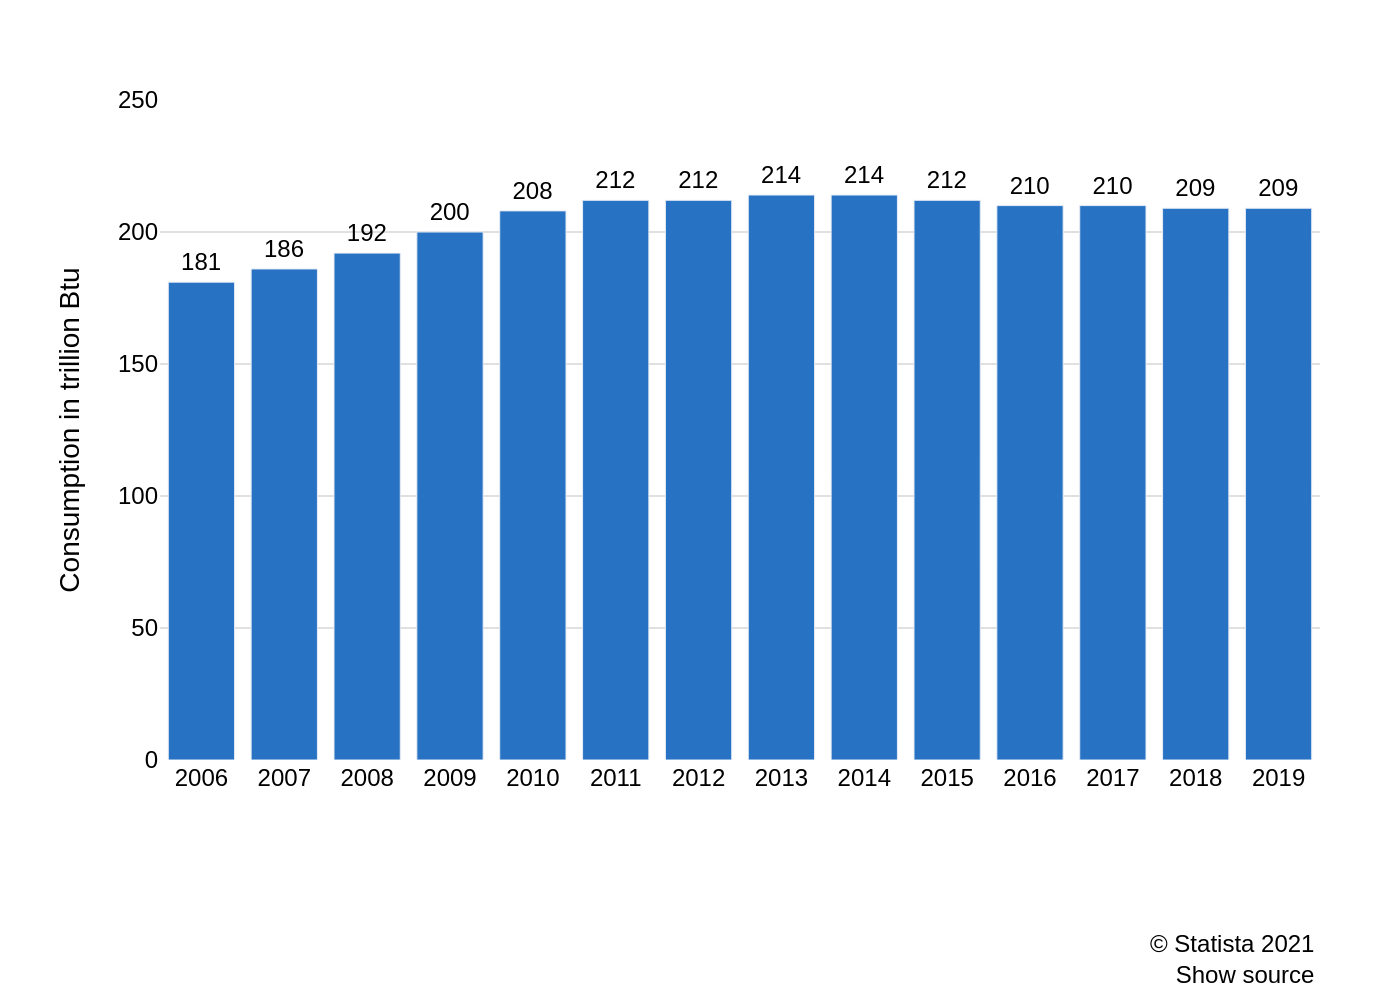

Recreate this plot in Python.
import sys
import json
import os
import plotly.graph_objects as go

# Check if a file path is provided
if len(sys.argv) != 2:
    print("Usage: python generate_chart.py <path_to_json_file>")
    sys.exit(1)

json_path = sys.argv[1]

# Check if the file exists
if not os.path.exists(json_path):
    print(f"Error: File not found at {json_path}")
    sys.exit(1)

# Read data from the JSON file
try:
    with open(json_path, 'r', encoding='utf-8') as f:
        chart_data = json.load(f)
except json.JSONDecodeError:
    print(f"Error: Invalid JSON format in {json_path}")
    sys.exit(1)

# Extract data for plotting
data_series = chart_data['chart_data']
categories = [item['category'] for item in data_series]
values = [item['value'] for item in data_series]

texts = chart_data['texts']
colors = chart_data['colors']

# Create the figure
fig = go.Figure()

# Add the bar trace
fig.add_trace(go.Bar(
    x=categories,
    y=values,
    text=values,
    textposition='outside',
    marker_color=colors[0],
    cliponaxis=False,
    textfont=dict(
        family="Arial",
        size=12,
        color='black'
    )
))

# Combine title and subtitle if they exist
title_text = ""
if texts['title']:
    title_text += texts['title']
if texts['subtitle']:
    title_text += f"<br><sub>{texts['subtitle']}</sub>"

# Combine source and note for the annotation
source_text = ""
if texts['source']:
    source_text += texts['source']
if texts['note']:
    # Add a line break if both source and note exist
    if texts['source']:
        source_text += "<br>"
    source_text += texts['note']

# Update layout
fig.update_layout(
    font=dict(
        family="Arial",
        size=12,
        color="black"
    ),
    title_text=title_text,
    title_x=0.05,
    plot_bgcolor='white',
    xaxis=dict(
        title_text=texts['x_axis_title'],
        showgrid=False,
        zeroline=False,
        tickfont=dict(size=12)
    ),
    yaxis=dict(
        title_text=texts['y_axis_title'],
        range=[0, 250],
        tickvals=[0, 50, 100, 150, 200, 250],
        showgrid=True,
        gridcolor='#e0e0e0',
        zeroline=False,
        title_font=dict(size=14),
        tickfont=dict(size=12)
    ),
    showlegend=False,
    margin=dict(l=80, r=40, t=50, b=120),
    annotations=[
        dict(
            showarrow=False,
            text=source_text,
            xref="paper",
            yref="paper",
            x=1,
            y=-0.25, # Adjusted for bottom margin
            xanchor='right',
            yanchor='top',
            align='right',
            font=dict(size=12)
        )
    ]
)

# Determine output filename from input JSON path
base_name = os.path.splitext(os.path.basename(json_path))[0]
output_filename = f"{base_name}.png"

# Save the figure as a PNG image
fig.write_image(output_filename, scale=2)

print(f"Chart saved to {output_filename}")
